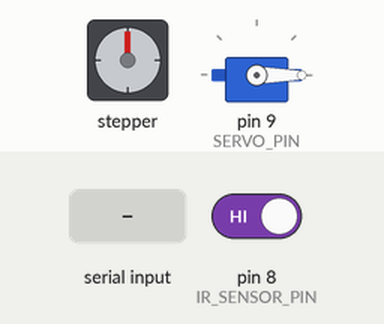
Bench run of a sketch on a simulated Arduino Uno, built with avr-gcc and run on an emulated ATmega328P. Parts: stepper motor, servo. Wiring (inferred from the names in the program): stepper motor driver (200 steps per turn assumed): step pin 2; direction pin 3. Inputs (shaded band) come from the test bench; at power-on: pin 8 (IR_SENSOR_PIN) HIGH. What the sketch prints to the serial monitor is not drawn.

Above: at 1.2 s.
1.3 s: "green\n" received over Serial
At 3.0 s:
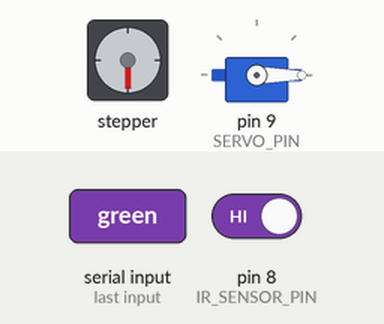
4.0 s: "red\n" received over Serial
At 5.1 s:
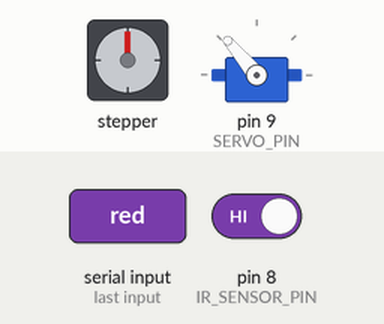
8.2 s: "blue\n" received over Serial
At 10.3 s:
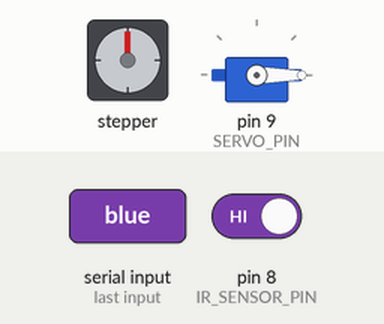
10.5 s: "yellow\n" received over Serial
At 11.6 s:
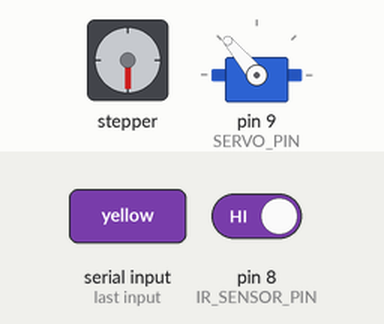
Timing chart, 0 to 13.4 s (numbered marks = the images above; inputs shaded):
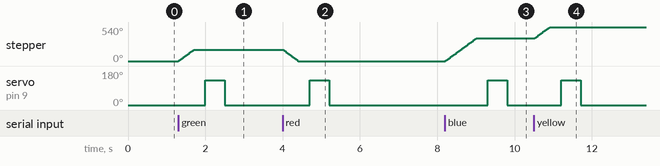

Measured:
- after the input at 1.3 s, stepper: turns 180° clockwise in 0.40 s, starting at once; servo on pin 9 (SERVO_PIN): 0° → 130° after 0.70 s, → 0° 0.50 s later
- after the input at 4.0 s, stepper: turns 180° counter-clockwise in 0.40 s, starting at once; servo on pin 9 (SERVO_PIN): 0° → 130° after 0.70 s, → 0° 0.50 s later
- after the input at 8.2 s, stepper: turns 360° clockwise in 0.80 s, starting at once; servo on pin 9 (SERVO_PIN): 0° → 130° after 1.1 s, → 0° 0.50 s later
- after the input at 10.5 s, stepper: turns 180° clockwise in 0.40 s, starting at once; servo on pin 9 (SERVO_PIN): 0° → 130° after 0.71 s, → 0° 0.50 s later

The sketch:

final_code.ino
```cpp
#include <Servo.h>

#define STEP_PIN 2
#define DIR_PIN 3
#define SERVO_PIN 9
#define IR_SENSOR_PIN 8

Servo servo_door;
bool sent = false;

// 색상별 목표 위치 (스텝 수 기준)
#define RED_POS     0
#define GREEN_POS   100
#define BLUE_POS    200
#define YELLOW_POS  300

int currentPos = 0;  // 현재 위치 기록

// 스텝핑 모터 회전 함수
void rotateStepper(int steps, bool clockwise) {
  digitalWrite(DIR_PIN, clockwise ? HIGH : LOW);
  for (int i = 0; i < steps; i++) {
    digitalWrite(STEP_PIN, HIGH);
    delayMicroseconds(2000);  // 속도 조절
    digitalWrite(STEP_PIN, LOW);
    delayMicroseconds(2000);
  }
}

// 지정된 위치로 이동하는 함수
void moveTo(int targetPos) {
  int diff = targetPos - currentPos;
  bool clockwise = diff >= 0;
  rotateStepper(abs(diff), clockwise);
  currentPos = targetPos;
}

void setup() {
  pinMode(IR_SENSOR_PIN, INPUT);
  pinMode(STEP_PIN, OUTPUT);
  pinMode(DIR_PIN, OUTPUT);
  servo_door.attach(SERVO_PIN);
  servo_door.write(0);
  Serial.begin(115200);
}

void loop() {
  int irState = digitalRead(IR_SENSOR_PIN);

  // IR 센서 감지 신호 전송 (1회만)
  if (irState == LOW && !sent) {
    Serial.println("1");  // 라즈베리파이에 신호 보냄
    sent = true;
  } else if (irState == HIGH) {
    sent = false;
  }

  // 색상 수신 처리
  if (Serial.available()) {
    String color = Serial.readStringUntil('\n');
    color.trim();

    if (color == "red") {
      Serial.println("red detect → 위치 0으로 이동");
      moveTo(RED_POS);
    } else if (color == "green") {
      Serial.println("green detect→ 위치 100으로 이동");
      moveTo(GREEN_POS);
    } else if (color == "blue") {
      Serial.println("blue detect→ 위치 200으로 이동");
      moveTo(BLUE_POS);
    } else if (color == "yellow") {
      Serial.println("yellow detect→ 위치 300으로 이동");
      moveTo(YELLOW_POS);
    }

    // 스텝핑 모터 동작 후 서보 모터(문)제어
    delay(300);  // 스텝모터 안정화
    servo_door.write(130);
    delay(500);
    servo_door.write(0);
    delay(500);
  }

  delay(100);
}
```
